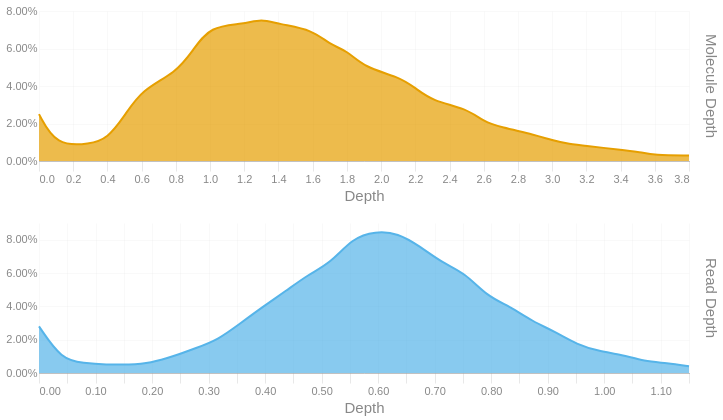

Here is the notebook cell this chart was saved with:
### Code cell
readdep = depth_hist(tb['Read Depth'], q99, 3)
readdep = readdep.with_columns(pl.lit('Read Depth').alias('Metric'))
if not SKIPLR:
    moldep = depth_hist(tb['Molecule Depth'], mol_q99, 1)
    moldep = moldep.with_columns(pl.lit('Molecule Depth').alias('Metric'))
    _hist = pl.concat([readdep, moldep])
    _hist = _hist.filter(pl.col('Proportion') != 0)
    with SafeRender(_hist):
        (
            alt.Chart(_hist)        
            .mark_area(interpolate = "basis")
            .encode(
                x=alt.X('Bin:Q').scale(domainMin=0).axis(alt.Axis(title='Depth')),
                y = alt.Y('Proportion:Q', title = None).axis(format = '.2%'),
                color = alt.Color('Metric:N').legend(None),
                row = alt.Row("Metric:N").header(title = None, labelOrient = 'right'),
                tooltip = [
                    alt.Tooltip("Metric:N", title = "Metric"),
                    alt.Tooltip('Interval:N', title = "Depth Interval"),
                    alt.Tooltip('Proportion:Q', title = "% Alignments").format('.2%')
                ]
            )
            .resolve_scale(x='independent', y='independent')
            .properties(
                height = 150, width = 650,
                usermeta={'embedOptions': {'downloadFileName': f'{samplename}.depth.hist'}}
            )
        ).display()
else:
    readdep = readdep.filter(pl.col('Proportion') != 0)
    with SafeRender(readdep):
        (
            alt.Chart(readdep)        
            .mark_area(interpolate = "basis")
            .encode(
                x=alt.X('Bin:Q').scale(domainMin=0).axis(alt.Axis(title='Depth')),
                y = alt.Y('Proportion:Q', title = None).axis(format = '.2%'),
                tooltip = [
                    alt.Tooltip('Interval:N', title = "Depth Interval"),
                    alt.Tooltip('Proportion:Q', title = "% Alignments").format('.2%')
                ]
            )
            .properties(
                usermeta={'embedOptions': {'downloadFileName': f'{samplename}.depth.hist'}}
            )
        ).display()

### Figure 1 — Vega-Lite specification as saved in the notebook (floating-point values rounded to 4 significant figures)
{"width": 650, "height": 150, "config": {"title": {"anchor": "start", "dy": -15, "fontSize": 18, "color": "#888888", "subtitleColor": "#888888", "subtitleFontSize": 14}, "arc": {"fill": "#0072B2"}, "axis": {"domainColor": "#888888", "domainWidth": 0.5, "gridWidth": 0.2, "grid": false, "titleFontWeight": 400, "titleFontSize": 15, "labelFontSize": 11, "labelColor": "#888888", "tickColor": "#888888", "tickWidth": 0.2, "titleColor": "#888888"}, "axisBand": {"grid": false}, "axisX": {"grid": true, "tickSize": 10, "domainCap": "round"}, "axisY": {"domain": false, "grid": true, "tickSize": 0, "domainCap": "round"}, "background": "transparent", "header": {"labelFontSize": 15, "labelColor": "#888888", "titleFontSize": 15, "titleFontWeight": 600, "titleColor": "#888888"}, "legend": {"labelFont": "sans-serif", "labelFontSize": 12, "labelColor": "#888888", "symbolSize": 100, "symbolType": "circle", "titleFontSize": 12, "titlePadding": 10, "titleColor": "#888888", "title": null}, "range": {"category": ["#E69F00", "#56B4E9", "#009E73", "#F0E442", "#0072B2", "#D55E00", "#CC79A7", "#000000"], "diverging": ["#cfe8f3", "#a2d4ec", "#73bfe2", "#46abdb", "#1696d2", "#12719e"]}, "area": {"fill": "#0072B2", "fillOpacity": 0.7, "line": true, "strokeOpacity": 0.7}, "line": {"color": "#0072B2", "stroke": "#0072B2", "strokeWidth": 2}, "trail": {"color": "#0072B2", "stroke": "#0072B2", "strokeWidth": 0, "size": 1}, "point": {"filled": true, "fillOpacity": 1.0, "size": 95}, "text": {"color": "#888888", "fontSize": 11, "align": "right", "fontWeight": 400, "size": 11}, "bar": {"fill": "#0072B2", "stroke": null}, "view": {"stroke": null, "continuousWidth": 660, "continuousHeight": 400}}, "data": {"name": "data-cf9a9f2928cdd7d5495a6cdd46913341"}, "mark": {"type": "area", "interpolate": "basis"}, "encoding": {"color": {"field": "Metric", "legend": null, "type": "nominal"}, "row": {"field": "Metric", "header": {"title": null, "labelOrient": "right"}, "type": "nominal"}, "tooltip": [{"field": "Metric", "title": "Metric", "type": "nominal"}, {"field": "Interval", "title": "Depth Interval", "type": "nominal"}, {"field": "Proportion", "format": ".2%", "title": "% Alignments", "type": "quantitative"}], "x": {"axis": {"title": "Depth"}, "field": "Bin", "scale": {"domainMin": 0}, "type": "quantitative"}, "y": {"axis": {"format": ".2%"}, "field": "Proportion", "title": null, "type": "quantitative"}}, "resolve": {"scale": {"x": "independent", "y": "independent"}}, "usermeta": {"embedOptions": {"downloadFileName": "S1_Tusket_019.depth.hist"}}, "$schema": "https://vega.github.io/schema/vega-lite/v6.1.0.json", "datasets": {"data-cf9a9f2928cdd7d5495a6cdd46913341": [{"Bin": 0.0, "Interval": "0.0-0.04", "Proportion": 0.028, "Metric": "Read Depth"}, {"Bin": 0.04, "Interval": "0.04-0.079", "Proportion": 0.008, "Metric": "Read Depth"}, {"Bin": 0.079, "Interval": "0.079-0.119", "Proportion": 0.006, "Metric": "Read Depth"}, {"Bin": 0.119, "Interval": "0.119-0.159", "Proportion": 0.005, "Metric": "Read Depth"}, {"Bin": 0.159, "Interval": "0.159-0.198", "Proportion": 0.005, "Metric": "Read Depth"}, {"Bin": 0.198, "Interval": "0.198-0.238", "Proportion": 0.006, "Metric": "Read Depth"}, {"Bin": 0.238, "Interval": "0.238-0.278", "Proportion": 0.01, "Metric": "Read Depth"}, {"Bin": 0.278, "Interval": "0.278-0.317", "Proportion": 0.015, "Metric": "Read Depth"}, {"Bin": 0.317, "Interval": "0.317-0.357", "Proportion": 0.02, "Metric": "Read Depth"}, {"Bin": 0.357, "Interval": "0.357-0.397", "Proportion": 0.03, "Metric": "Read Depth"}, {"Bin": 0.397, "Interval": "0.397-0.436", "Proportion": 0.04, "Metric": "Read Depth"}, {"Bin": 0.436, "Interval": "0.436-0.476", "Proportion": 0.049, "Metric": "Read Depth"}, {"Bin": 0.476, "Interval": "0.476-0.516", "Proportion": 0.059, "Metric": "Read Depth"}, {"Bin": 0.516, "Interval": "0.516-0.555", "Proportion": 0.066, "Metric": "Read Depth"}, {"Bin": 0.555, "Interval": "0.555-0.595", "Proportion": 0.081, "Metric": "Read Depth"}, {"Bin": 0.595, "Interval": "0.595-0.635", "Proportion": 0.085, "Metric": "Read Depth"}, {"Bin": 0.635, "Interval": "0.635-0.674", "Proportion": 0.084, "Metric": "Read Depth"}, {"Bin": 0.674, "Interval": "0.674-0.714", "Proportion": 0.076, "Metric": "Read Depth"}, {"Bin": 0.714, "Interval": "0.714-0.754", "Proportion": 0.066, "Metric": "Read Depth"}, {"Bin": 0.754, "Interval": "0.754-0.793", "Proportion": 0.06, "Metric": "Read Depth"}, {"Bin": 0.793, "Interval": "0.793-0.833", "Proportion": 0.046, "Metric": "Read Depth"}, {"Bin": 0.833, "Interval": "0.833-0.873", "Proportion": 0.04, "Metric": "Read Depth"}, {"Bin": 0.873, "Interval": "0.873-0.912", "Proportion": 0.031, "Metric": "Read Depth"}, {"Bin": 0.912, "Interval": "0.912-0.952", "Proportion": 0.025, "Metric": "Read Depth"}, {"Bin": 0.952, "Interval": "0.952-0.992", "Proportion": 0.017, "Metric": "Read Depth"}, {"Bin": 0.992, "Interval": "0.992-1.031", "Proportion": 0.013, "Metric": "Read Depth"}, {"Bin": 1.031, "Interval": "1.031-1.071", "Proportion": 0.011, "Metric": "Read Depth"}, {"Bin": 1.071, "Interval": "1.071-1.111", "Proportion": 0.007, "Metric": "Read Depth"}, {"Bin": 1.111, "Interval": "1.111-1.15", "Proportion": 0.006, "Metric": "Read Depth"}, {"Bin": 1.15, "Interval": "1.15-1.19", "Proportion": 0.004, "Metric": "Read Depth"}, {"Bin": 0.0, "Interval": "0.0-0.1", "Proportion": 0.025, "Metric": "Molecule Depth"}, {"Bin": 0.1, "Interval": "0.1-0.3", "Proportion": 0.008, "Metric": "Molecule Depth"}, {"Bin": 0.3, "Interval": "0.3-0.4", "Proportion": 0.009, "Metric": "Molecule Depth"}, {"Bin": 0.4, "Interval": "0.4-0.5", "Proportion": 0.012, "Metric": "Molecule Depth"}, {"Bin": 0.5, "Interval": "0.5-0.6", "Proportion": 0.024, "Metric": "Molecule Depth"}, {"Bin": 0.6, "Interval": "0.6-0.8", "Proportion": 0.038, "Metric": "Molecule Depth"}, {"Bin": 0.8, "Interval": "0.8-0.9", "Proportion": 0.047, "Metric": "Molecule Depth"}, {"Bin": 0.9, "Interval": "0.9-1.0", "Proportion": 0.059, "Metric": "Molecule Depth"}, {"Bin": 1.0, "Interval": "1.0-1.2", "Proportion": 0.072, "Metric": "Molecule Depth"}, {"Bin": 1.2, "Interval": "1.2-1.3", "Proportion": 0.073, "Metric": "Molecule Depth"}, {"Bin": 1.3, "Interval": "1.3-1.4", "Proportion": 0.076, "Metric": "Molecule Depth"}, {"Bin": 1.4, "Interval": "1.4-1.6", "Proportion": 0.073, "Metric": "Molecule Depth"}, {"Bin": 1.6, "Interval": "1.6-1.7", "Proportion": 0.07, "Metric": "Molecule Depth"}, {"Bin": 1.7, "Interval": "1.7-1.8", "Proportion": 0.062, "Metric": "Molecule Depth"}, {"Bin": 1.8, "Interval": "1.8-1.9", "Proportion": 0.059, "Metric": "Molecule Depth"}, {"Bin": 1.9, "Interval": "1.9-2.1", "Proportion": 0.05, "Metric": "Molecule Depth"}, {"Bin": 2.1, "Interval": "2.1-2.2", "Proportion": 0.045, "Metric": "Molecule Depth"}, {"Bin": 2.2, "Interval": "2.2-2.3", "Proportion": 0.039, "Metric": "Molecule Depth"}, {"Bin": 2.3, "Interval": "2.3-2.5", "Proportion": 0.032, "Metric": "Molecule Depth"}, {"Bin": 2.5, "Interval": "2.5-2.6", "Proportion": 0.028, "Metric": "Molecule Depth"}, {"Bin": 2.6, "Interval": "2.6-2.7", "Proportion": 0.021, "Metric": "Molecule Depth"}, {"Bin": 2.7, "Interval": "2.7-2.9", "Proportion": 0.018, "Metric": "Molecule Depth"}, {"Bin": 2.9, "Interval": "2.9-3.0", "Proportion": 0.014, "Metric": "Molecule Depth"}, {"Bin": 3.0, "Interval": "3.0-3.1", "Proportion": 0.011, "Metric": "Molecule Depth"}, {"Bin": 3.1, "Interval": "3.1-3.2", "Proportion": 0.009, "Metric": "Molecule Depth"}, {"Bin": 3.2, "Interval": "3.2-3.4", "Proportion": 0.008, "Metric": "Molecule Depth"}, {"Bin": 3.4, "Interval": "3.4-3.5", "Proportion": 0.006, "Metric": "Molecule Depth"}, {"Bin": 3.5, "Interval": "3.5-3.6", "Proportion": 0.005, "Metric": "Molecule Depth"}, {"Bin": 3.6, "Interval": "3.6-3.8", "Proportion": 0.003, "Metric": "Molecule Depth"}, {"Bin": 3.8, "Interval": "3.8-3.89", "Proportion": 0.003, "Metric": "Molecule Depth"}]}}
